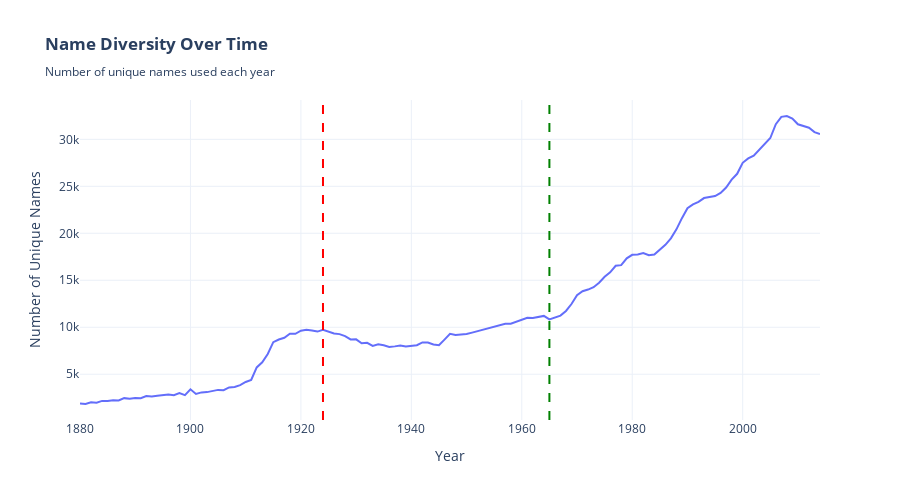

Notebook code cell kept with this figure:
### Code cell
# Name diversity over time
unique_names_by_year = df.groupby('Year')['Name'].nunique().reset_index()
unique_names_by_year.columns = ['Year', 'Unique_Names']

fig = px.line(unique_names_by_year, x='Year', y='Unique_Names',
              title='<b>Name Diversity Over Time</b><br><sub>Number of unique names used each year</sub>',
              labels={'Unique_Names': 'Number of Unique Names'},
              template='plotly_white')

fig.add_vline(x=1924, line_dash="dash", line_color="red", line_width=2)
fig.add_vline(x=1965, line_dash="dash", line_color="green", line_width=2)

fig.update_layout(height=500, hovermode='x unified')
fig.show()

print("\nObservation: Name diversity increases dramatically after 1965, suggesting")
print("greater cultural variety in naming practices.")

### Figure 1 — Plotly figure (JSON) as saved in the notebook; plotly's stock layout.template omitted (floating-point values rounded to 4 significant figures; data arrays with more than 128 entries replaced by an {"elided": "..."} marker saying what was removed)
{"data": [{"hovertemplate": "Year=%{x}<br>Number of Unique Names=%{y}<extra></extra>", "legendgroup": "", "line": {"color": "#636efa", "dash": "solid"}, "marker": {"symbol": "circle"}, "mode": "lines", "name": "", "orientation": "v", "showlegend": false, "type": "scatter", "x": {"elided": "135 int values"}, "xaxis": "x", "y": {"elided": "135 int values"}, "yaxis": "y"}], "layout": {"height": 500, "hovermode": "x unified", "legend": {"tracegroupgap": 0}, "shapes": [{"line": {"color": "red", "dash": "dash", "width": 2}, "type": "line", "x0": 1924, "x1": 1924, "xref": "x", "y0": 0, "y1": 1, "yref": "y domain"}, {"line": {"color": "green", "dash": "dash", "width": 2}, "type": "line", "x0": 1965, "x1": 1965, "xref": "x", "y0": 0, "y1": 1, "yref": "y domain"}], "title": {"text": "<b>Name Diversity Over Time</b><br><sub>Number of unique names used each year</sub>"}, "xaxis": {"anchor": "y", "domain": [0, 1], "title": {"text": "Year"}}, "yaxis": {"anchor": "x", "domain": [0, 1], "title": {"text": "Number of Unique Names"}}}}
